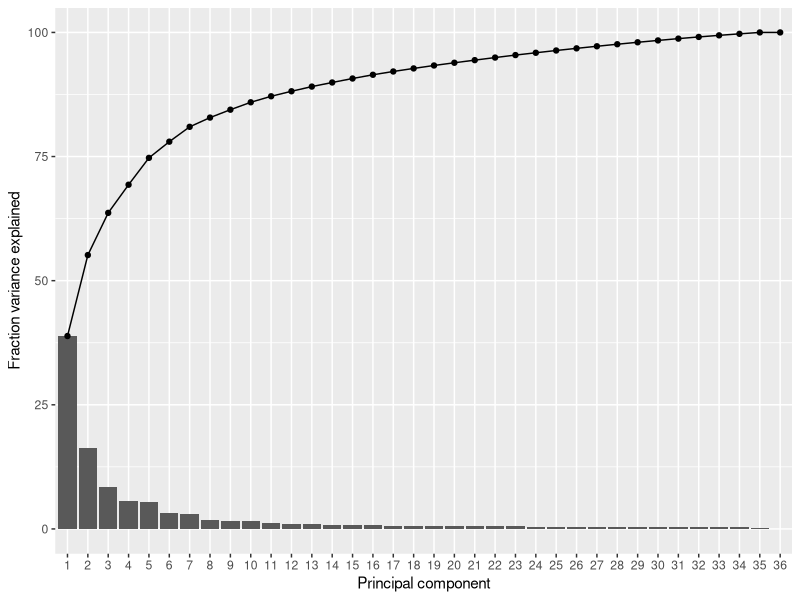
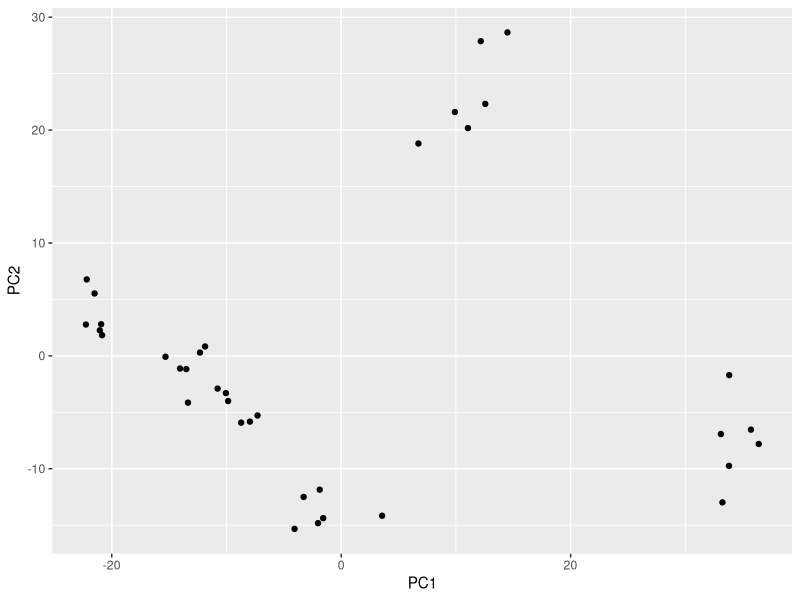

Write R code to recreate these figures, in order.
## ---- chunk 1
knitr::opts_chunk$set(echo = TRUE,fig.path = "../images/")
## ---- chunk 2
library(tidyverse)

## ---- chunk 3
# Read in the world map
trans_cts <- read_csv("./data/counts_transformed.csv")
## ---- chunk 4
# Create a matrix from our table of counts
pca_matrix <- trans_cts %>% 
  # make the "gene" column become the rownames of the table
  column_to_rownames("gene") %>% 
  # coerce to a matrix
  as.matrix() %>% 
  # transpose the matrix so that rows = samples and columns = variables
  t()

# Perform the PCA
sample_pca <- prcomp(pca_matrix)

## ---- chunk 5
#biplot(sample_pca, xlabs = rep(".", nrow(trans_cts)), cex = 1.2)
pc_eigenvalues <- sample_pca$sdev^2
# create a "tibble" manually with 
# a variable indicating the PC number
# and a variable with the variances
pc_eigenvalues <- tibble(PC = factor(1:length(pc_eigenvalues)), 
                         variance = pc_eigenvalues) %>% 
  # add a new column with the percent variance
  mutate(pct = variance/sum(variance)*100) %>% 
  # add another column with the cumulative variance explained
  mutate(pct_cum = cumsum(pct))

# print the result
pc_eigenvalues
## ---- chunk 6
pc_eigenvalues %>% 
  ggplot(aes(x = PC)) +
  geom_col(aes(y = pct)) +
  geom_line(aes(y = pct_cum, group = 1)) + 
  geom_point(aes(y = pct_cum)) +
  labs(x = "Principal component", y = "Fraction variance explained")
## ---- chunk 7
# The PC scores are stored in the "x" value of the prcomp object
pc_scores <- sample_pca$x
pc_scores <- pc_scores %>% 
  # convert to a tibble retaining the sample names as a new column
  as_tibble(rownames = "sample")

# print the result
pc_scores

pc_scores %>% 
  # create the plot
  ggplot(aes(x = PC1, y = PC2)) +
 geom_point()
